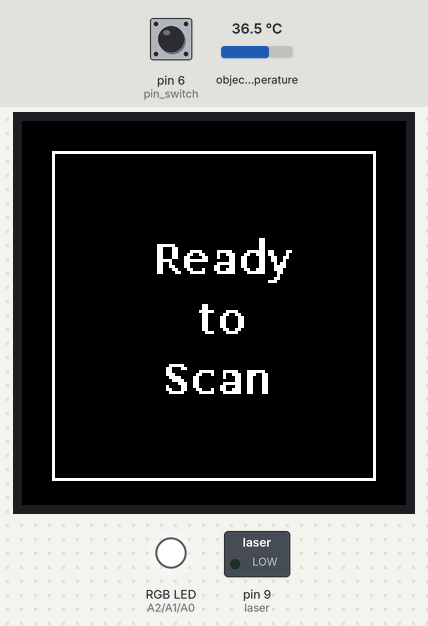
This sketch was run on a simulated Arduino Uno, built with avr-gcc and run on an emulated ATmega328P. On the bench: 128×128 colour display, switched loads named in the sketch (green lamp = pin HIGH), an RGB LED mixed from three pins (HIGH = lit). The inputs (shaded band) are chosen by the test bench; at power-on: pin 6 (pin_switch) LOW, object temperature 36.5 °C. No radio packets arrive unless stated; pins used as bus, display or sensor lines are not drawn; what the sketch prints to the serial monitor is not drawn.

Above: at 4.4 s.
4.5 s: pin 6 (pin_switch) pulled HIGH for 0.15 s
At 5.7 s:
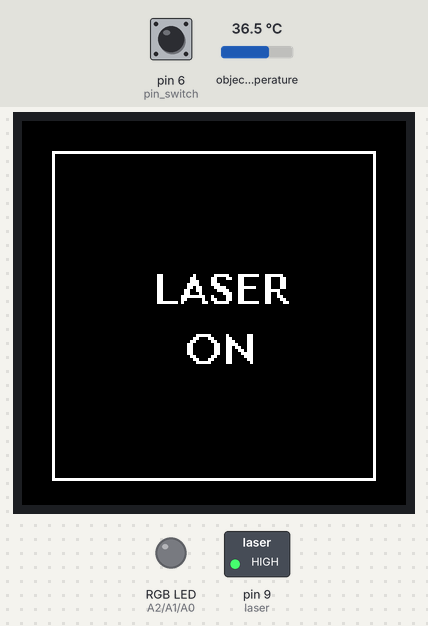
6.1 s: pin 6 (pin_switch) pulled HIGH for 1 s
At 7.7 s:
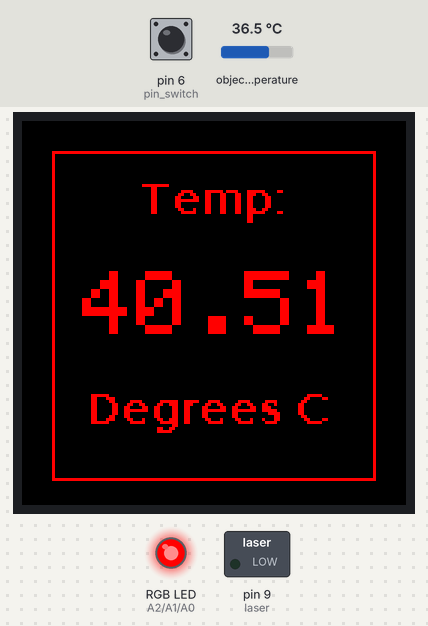
8.6 s: pin 6 (pin_switch) pulled HIGH for 0.15 s
At 8.9 s:
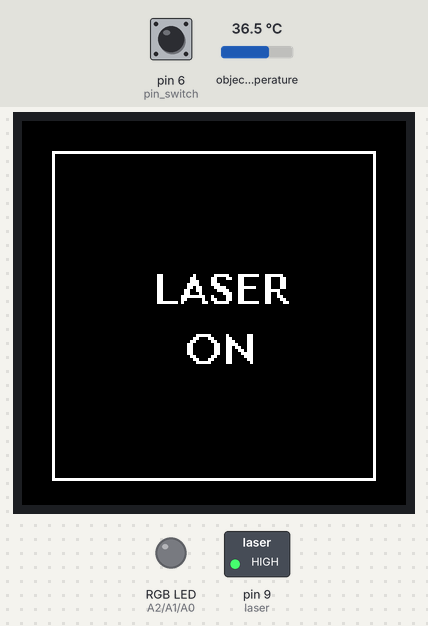
10.2 s: pin 6 (pin_switch) pulled HIGH for 3.2 s
At 10.8 s:
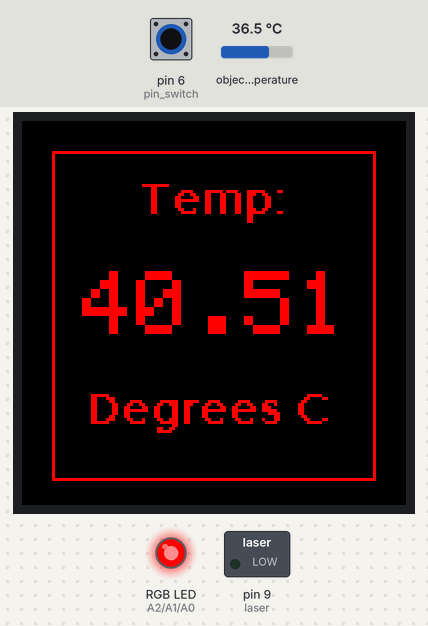
Timing chart, 0 to 13.2 s (numbered marks = the images above; inputs shaded):
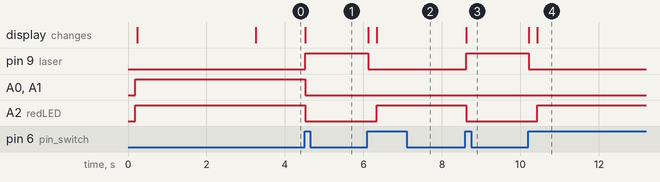

The sketch:

theia_thermometer.ino
```cpp
//------
//  Theia Thermometer - Simple Smart Thermometer
//-----
#include <Adafruit_GFX.h>    // Core graphics library
#include <Adafruit_ST7735.h> // Hardware-specific library for ST7735
#include <SPI.h>
#include <RH_RF95.h>
#include <Adafruit_MLX90614.h>
#include "Ailerons_Regular12pt7b.h"
#include "CeraPro_Medium8pt7b.h"

Adafruit_MLX90614 mlx = Adafruit_MLX90614();

//for feather32u4
#define RFM95_CS       8
#define RFM95_RST      4
#define RFM95_INT      7

#define TFT_CS         11
#define TFT_RST        10
#define TFT_DC         12


// Change to 434.0 or other frequency, must match RX's freq!
#define RF95_FREQ 434.0

// Singleton instance of the radio driver
RH_RF95 rf95(RFM95_CS, RFM95_INT);

// For 1.44" TFT with ST7735:
Adafruit_ST7735 tft = Adafruit_ST7735(TFT_CS, TFT_DC, TFT_RST);

//colors
#define BLACK 0x0000
#define BLUE 0x001F
#define RED 0xF800
#define GREEN 0x07E0
#define CYAN 0x07FF
#define MAGENTA 0xF81F
#define YELLOW 0xFFE0
#define WHITE 0xFFFF


//LED and laser variables
int laser = 9; // choose the pin for the laser
int blueLED = A0; //red
int greenLED = A1; //green
int redLED = A2; //blue
int pin_switch = 6;   // choose the input pin (for a pushbutton)
float sensorValue = 0; // temp value
unsigned long startMillis;  //some global variables available anywhere in the program
unsigned long currentMillis;
const unsigned long period = 1000;  //the value is a number of milliseconds
long time = 0;         // the last time the recording was toggled
long debounce = 200;   // the debounce time, increase if the output flickers
int calibrationVal = 4.2; // this value helps calibrate the temperature sensor if needed.  It should be modified until Object C of boiling water is 100
boolean oldSwitchState = LOW;
boolean newSwitchState = LOW;
boolean Status = LOW;
int unitID = 1; //give THIS thermometer a number, so that it can be identified by the TheiaHub.  This is the unitID variable on the TheiaHub.py software.

void RGB_color(int red_light_value, int green_light_value, int blue_light_value)
 {
  analogWrite(redLED, red_light_value);
  analogWrite(greenLED, green_light_value);
  analogWrite(blueLED, blue_light_value);
}

void setup()
{
  pinMode(RFM95_RST, OUTPUT);
  digitalWrite(RFM95_RST, HIGH);

  tft.initR(INITR_144GREENTAB); // Init ST7735R chip, green tab
  mlx.begin();  //start the MLX sensor
  startMillis = millis();  //initial start

  int screenWidth = tft.width();
  int screenHeight = tft.height();
  pinMode(pin_switch, INPUT); //input button
  pinMode(laser, OUTPUT);  // declare laser as output
  pinMode(redLED, OUTPUT);  // red
  pinMode(greenLED, OUTPUT);  // green
  pinMode(blueLED, OUTPUT);  // blue

  Serial.begin(115200);

//  delay(100);

  Serial.println("Karakoram Theia Thermometer Bootup");

  // manual reset
  digitalWrite(RFM95_RST, LOW);
  delay(10);
  digitalWrite(RFM95_RST, HIGH);
  delay(10);

  while (!rf95.init()) {
    Serial.println("LoRa radio init failed");
    Serial.println("Uncomment '#define SERIAL_DEBUG' in RH_RF95.cpp for detailed debug info");
    while (1);
  }
  Serial.println("LoRa radio init OK!");

//   Defaults after init are 434.0MHz, modulation GFSK_Rb250Fd250, +13dbM
  if (!rf95.setFrequency(RF95_FREQ)) {
    Serial.println("setFrequency failed");
    while (1);
  }
  Serial.print("Set Freq to: "); Serial.println(RF95_FREQ);

  // Defaults after init are 434.0MHz, 13dBm, Bw = 125 kHz, Cr = 4/5, Sf = 128chips/symbol, CRC on

  // The default transmitter power is 13dBm, using PA_BOOST.
  // If you are using RFM95/96/97/98 modules which uses the PA_BOOST transmitter pin, then
  // you can set transmitter powers from 5 to 23 dBm:
  rf95.setTxPower(23, false);

  tft.fillScreen(BLACK);
  RGB_color(255, 255, 255); //start the LED on WHITE
  logo();
  delay(3000);
  tft.fillScreen(BLACK);
  tft.drawRect(10, 10, 108, 110, WHITE);
  tft.setTextColor(WHITE);
  tft.setFont(&CeraPro_Medium8pt7b);
  tft.setCursor((screenWidth/2)-20, 50);
  tft.println("Ready");
  tft.setCursor((screenWidth/2)-6, 70);
  tft.println("to");
  tft.setCursor((screenWidth/2)-17, 90);
  tft.println("Scan");
}

void loop() {

  buttonEffects();

}


void middlepeak() {
  uint16_t color = WHITE;
  int startX = 34; // starting X
  int startY = 81; // starting y
  int triangleWidth = 48;
  int triangleHeight = 41;

  int x0 = startX;
  int y0 = startY;
  int x1 = x0+(triangleWidth/2);
  int y1 = y0-triangleHeight;
  int x2 = x0+triangleWidth;
  int y2 = y0;
    tft.fillTriangle(x0, y0, x1, y1, x2, y2, color);
}

void leftpeak() {
  uint16_t color = WHITE;

  int startX = 22; // starting X
  int startY = 81; // starting y

  int x01 = startX;
  int y01 = startY;
  int x11 = x01+14;
  int y11 = y01-23;
  int x21 = x01+6;
  int y21 = y01;
  int x02 = x21;
  int y02 = y21;
  int x12 = x11;
  int y12 = y11;
  int x22 = x11+6;
  int y22 = y11;

  tft.fillTriangle(x01, y01, x11, y11, x21, y21, color);
  tft.fillTriangle(x02, y02, x12, y12, x22, y22, color);
}

void rightpeak() {
  uint16_t color = WHITE;

  int startX = 88; // starting X
  int startY = 81; // starting y

  int x01 = startX;
  int y01 = startY;
  int x11 = x01-22;
  int y11 = y01-39;
  int x21 = x11+9;
  int y21 = y11-17;
  int x02 = x01;
  int y02 = y01;
  int x12 = x21;
  int y12 = y21;
  int x22 = x01+20;
  int y22 = y01;
  tft.fillTriangle(x01, y01, x11, y11, x21, y21, color);
  tft.fillTriangle(x02, y02, x12, y12, x22, y22, color);
}

void logo() {
  leftpeak();
  middlepeak();
  rightpeak();
  tft.setCursor(2, 96);
  tft.setTextColor(WHITE);
  tft.setFont(&Ailerons_Regular12pt7b);
  tft.setTextSize(1);
  tft.println("Karakoram");
}

void temperature() {
  int screenWidth = tft.width();
  int screenHeight = tft.height();
  tft.setTextColor(WHITE);
  tft.setFont(&CeraPro_Medium8pt7b);
  tft.setCursor((screenWidth/2)-20, 50);
  tft.println("Ready");
  tft.setCursor((screenWidth/2)-6, 70);
  tft.println("to");
  tft.setCursor((screenWidth/2)-17, 90);
  tft.println("Scan");
}

void buttonEffects() {
  int screenWidth = tft.width();
  int screenHeight = tft.height();
    newSwitchState = digitalRead(pin_switch);

    if ( newSwitchState != oldSwitchState && millis() - time > debounce )
    {
       if ( newSwitchState == HIGH )
       {
           if ( Status == LOW ) {
              tft.fillScreen(BLACK);
              tft.drawRect(10, 10, 108, 110, WHITE);
              Serial.println("Laser On");
              Status = HIGH;
              digitalWrite(laser, Status); //turn laser on
              tft.setTextColor(WHITE);
              tft.setFont(&CeraPro_Medium8pt7b);
              tft.setCursor((screenWidth/2)-20, 60);
              tft.println("LASER");
              tft.setCursor((screenWidth/2)-10, 80);
              tft.println("ON");
              RGB_color(0, 0, 0);
            }
           else                    {
              Serial.println("Laser OFF");
              tft.fillScreen(BLACK);
              Serial.println("Transmitting..."); // Send a message to rf95_server
              Status = LOW;
              digitalWrite(laser, Status); //turn laser off
              float sensorValue = (mlx.readObjectTempC() + calibrationVal);
              int roudedValue = round(sensorValue);

              char buf[80] = {0}; //80 byte message
              sprintf(buf, "%d|%d", unitID, roudedValue); //can add in new variables here, but don't forget to add another|%d
              Serial.print("Sending "); Serial.println(buf);
              delay(10);
              rf95.send((uint8_t *)buf, 80); // send integer measured value as C-string, six byte packet
              delay(200);

              if (sensorValue > 32){
                tft.setTextColor(RED);
                tft.setFont(&CeraPro_Medium8pt7b);
                tft.drawRect(10, 10, 108, 110, RED);
                tft.setCursor((screenWidth/2)-25, 30);
                tft.println("Temp: ");
                tft.setFont(NULL);
                tft.setTextSize(3);
                tft.setCursor(20, 50);
                tft.println(sensorValue);
                tft.setTextSize(1);
                tft.setFont(&CeraPro_Medium8pt7b);
                tft.setCursor(22, 100);
                tft.print("Degrees C");
                RGB_color(255, 0, 0);
              } else {
                tft.setTextColor(GREEN);
                tft.setFont(&CeraPro_Medium8pt7b);
                tft.drawRect(10, 10, 108, 110, GREEN);
                tft.setCursor((screenWidth/2)-25, 30);
                tft.println("Temp: ");
                tft.setFont(NULL);
                tft.setTextSize(3);
                tft.setCursor(20, 50);
                tft.println(sensorValue);
                tft.setTextSize(1);
                tft.setFont(&CeraPro_Medium8pt7b);
                tft.setCursor(22, 100);
                tft.print("Degrees C");
                RGB_color(0, 255, 0);
              }
           }
       }
       oldSwitchState = newSwitchState;
    }
};
```

Source omitted: egular12pt7b.h (data table, 12641 bytes), _Medium8pt7b.h (data table, 10652 bytes)

Measured:
- after the input at 4.5 s, pin 9 (laser): LOW → HIGH at once; A0 (blueLED), A1 (greenLED), A2 (redLED): HIGH → LOW at once; the display: changes at once (image 1)
- after the input at 6.1 s, pin 9 (laser): HIGH → LOW at once; A2 (redLED): LOW → HIGH after 0.23 s; the display: first changes at once (image 2 shows a later state)
- after the input at 8.6 s, pin 9 (laser): LOW → HIGH at once; A2 (redLED): HIGH → LOW at once; the display: changes at once (image 3)
- after the input at 10.2 s, pin 9 (laser): HIGH → LOW at once; A2 (redLED): LOW → HIGH after 0.23 s; the display: first changes at once (image 4 shows a later state)
